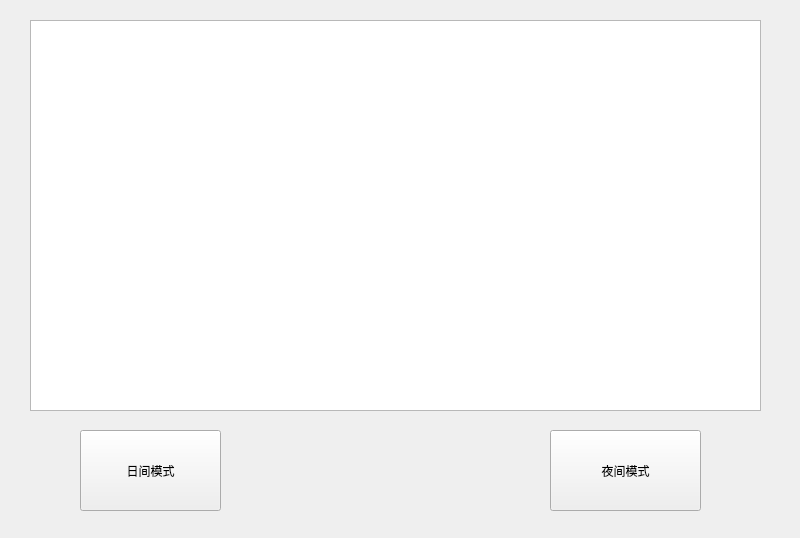
<?xml version="1.0" encoding="UTF-8"?>
<ui version="4.0">
 <class>Widget</class>
 <widget class="QWidget" name="Widget">
  <property name="geometry">
   <rect>
    <x>0</x>
    <y>0</y>
    <width>800</width>
    <height>538</height>
   </rect>
  </property>
  <property name="windowTitle">
   <string>Widget</string>
  </property>
  <widget class="QPlainTextEdit" name="plainTextEdit">
   <property name="geometry">
    <rect>
     <x>30</x>
     <y>20</y>
     <width>731</width>
     <height>391</height>
    </rect>
   </property>
  </widget>
  <widget class="QPushButton" name="pushButton_light">
   <property name="geometry">
    <rect>
     <x>80</x>
     <y>430</y>
     <width>141</width>
     <height>81</height>
    </rect>
   </property>
   <property name="text">
    <string>日间模式</string>
   </property>
  </widget>
  <widget class="QPushButton" name="pushButton_dark">
   <property name="geometry">
    <rect>
     <x>550</x>
     <y>430</y>
     <width>151</width>
     <height>81</height>
    </rect>
   </property>
   <property name="text">
    <string>夜间模式</string>
   </property>
  </widget>
 </widget>
 <resources/>
 <connections/>
</ui>
